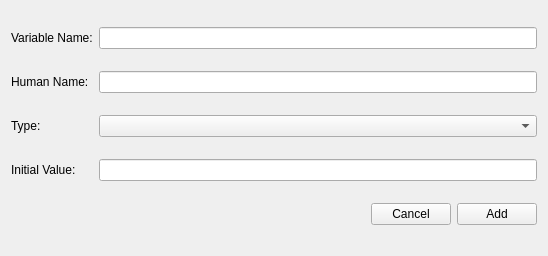
<?xml version="1.0" encoding="UTF-8"?>
<ui version="4.0">
 <class>AddFilterParameter</class>
 <widget class="QWidget" name="AddFilterParameter">
  <property name="geometry">
   <rect>
    <x>0</x>
    <y>0</y>
    <width>548</width>
    <height>256</height>
   </rect>
  </property>
  <property name="sizePolicy">
   <sizepolicy hsizetype="Preferred" vsizetype="Fixed">
    <horstretch>0</horstretch>
    <verstretch>0</verstretch>
   </sizepolicy>
  </property>
  <property name="minimumSize">
   <size>
    <width>0</width>
    <height>256</height>
   </size>
  </property>
  <property name="maximumSize">
   <size>
    <width>16777215</width>
    <height>256</height>
   </size>
  </property>
  <property name="windowTitle">
   <string>Add Filter Parameter</string>
  </property>
  <layout class="QGridLayout" name="gridLayout">
   <item row="0" column="2">
    <widget class="QLineEdit" name="varName"/>
   </item>
   <item row="0" column="0">
    <widget class="QLabel" name="varNameLabel">
     <property name="text">
      <string>Variable Name:</string>
     </property>
    </widget>
   </item>
   <item row="1" column="0">
    <widget class="QLabel" name="humanNameLabel">
     <property name="text">
      <string>Human Name:</string>
     </property>
    </widget>
   </item>
   <item row="1" column="2">
    <widget class="QLineEdit" name="humanName"/>
   </item>
   <item row="2" column="0">
    <widget class="QLabel" name="typeLabel">
     <property name="text">
      <string>Type:</string>
     </property>
    </widget>
   </item>
   <item row="2" column="2">
    <widget class="QComboBox" name="type"/>
   </item>
   <item row="4" column="2">
    <layout class="QHBoxLayout" name="horizontalLayout">
     <item>
      <widget class="QFSDropLabel" name="errorString">
       <property name="sizePolicy">
        <sizepolicy hsizetype="Expanding" vsizetype="Preferred">
         <horstretch>0</horstretch>
         <verstretch>0</verstretch>
        </sizepolicy>
       </property>
       <property name="text">
        <string/>
       </property>
      </widget>
     </item>
     <item>
      <widget class="QPushButton" name="cancelBtn">
       <property name="text">
        <string>Cancel</string>
       </property>
      </widget>
     </item>
     <item>
      <widget class="QPushButton" name="addFilterParameterBtn">
       <property name="text">
        <string>Add</string>
       </property>
      </widget>
     </item>
    </layout>
   </item>
   <item row="3" column="0">
    <widget class="QLabel" name="initValueLabel">
     <property name="text">
      <string>Initial Value:</string>
     </property>
    </widget>
   </item>
   <item row="3" column="2">
    <widget class="QLineEdit" name="initValue"/>
   </item>
  </layout>
 </widget>
 <customwidgets>
  <customwidget>
   <class>QFSDropLabel</class>
   <extends>QLabel</extends>
   <header>QtSupport/QFSDropLabel.h</header>
  </customwidget>
 </customwidgets>
 <resources/>
 <connections/>
</ui>
